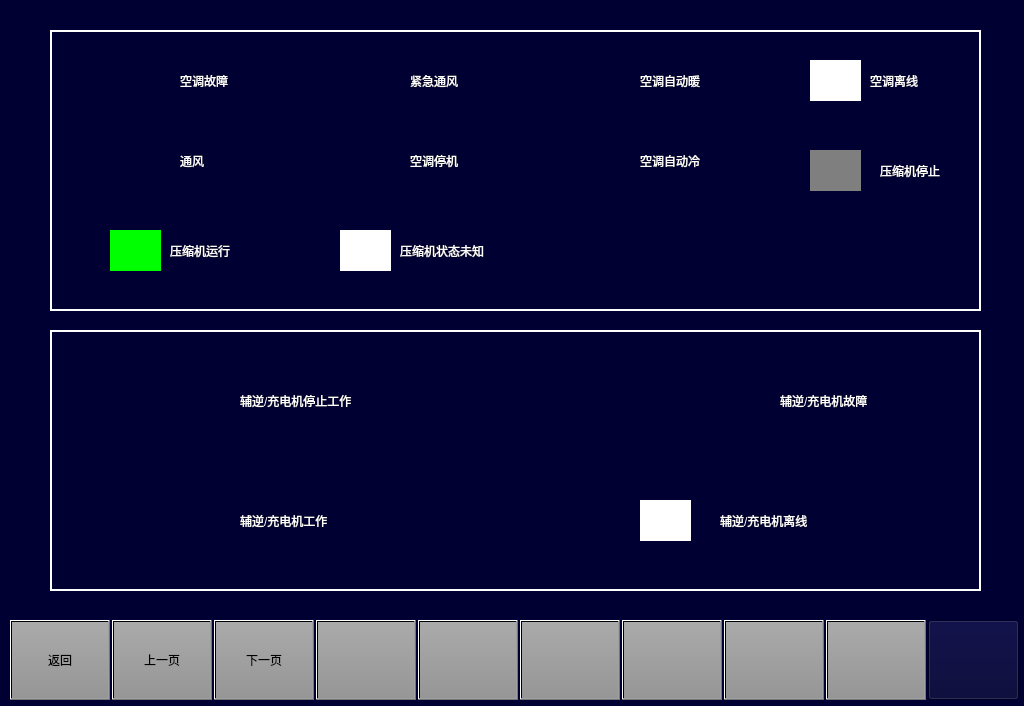
<?xml version="1.0" encoding="UTF-8"?>
<ui version="4.0">
 <class>HelpPage2</class>
 <widget class="QWidget" name="HelpPage2">
  <property name="geometry">
   <rect>
    <x>0</x>
    <y>0</y>
    <width>1024</width>
    <height>706</height>
   </rect>
  </property>
  <property name="windowTitle">
   <string>Form</string>
  </property>
  <property name="styleSheet">
   <string notr="true">background-color: rgb(0, 0, 50);</string>
  </property>
  <widget class="QPushButton" name="BTN2">
   <property name="geometry">
    <rect>
     <x>112</x>
     <y>620</y>
     <width>100</width>
     <height>80</height>
    </rect>
   </property>
   <property name="focusPolicy">
    <enum>Qt::NoFocus</enum>
   </property>
   <property name="styleSheet">
    <string notr="true">font: 20px, &quot;微软雅黑&quot;;color: black;transparent;background:qlineargradient(spread:pad,x1:0,y1:0,x2:0,y2:1,stop:0 rgba(170,170,170,255),stop:1 rgba(150,150,150,255));</string>
   </property>
   <property name="text">
    <string>上一页</string>
   </property>
  </widget>
  <widget class="QPushButton" name="BTN1">
   <property name="geometry">
    <rect>
     <x>10</x>
     <y>620</y>
     <width>100</width>
     <height>80</height>
    </rect>
   </property>
   <property name="focusPolicy">
    <enum>Qt::NoFocus</enum>
   </property>
   <property name="styleSheet">
    <string notr="true">font: 20px, &quot;微软雅黑&quot;;color: black;transparent;background:qlineargradient(spread:pad,x1:0,y1:0,x2:0,y2:1,stop:0 rgba(170,170,170,255),stop:1 rgba(150,150,150,255));</string>
   </property>
   <property name="text">
    <string>返回</string>
   </property>
  </widget>
  <widget class="QPushButton" name="BTN7">
   <property name="geometry">
    <rect>
     <x>622</x>
     <y>620</y>
     <width>100</width>
     <height>80</height>
    </rect>
   </property>
   <property name="focusPolicy">
    <enum>Qt::NoFocus</enum>
   </property>
   <property name="styleSheet">
    <string notr="true">	font: 20px, &quot;微软雅黑&quot;;
    color: black;
	transparent;background:qlineargradient(spread:pad,x1:0,y1:0,x2:0,y2:1,stop:0 rgba(170,170,170,255),stop:1 rgba(150,150,150,255));
</string>
   </property>
   <property name="text">
    <string/>
   </property>
  </widget>
  <widget class="QPushButton" name="BTN6">
   <property name="geometry">
    <rect>
     <x>520</x>
     <y>620</y>
     <width>100</width>
     <height>80</height>
    </rect>
   </property>
   <property name="focusPolicy">
    <enum>Qt::NoFocus</enum>
   </property>
   <property name="styleSheet">
    <string notr="true">	font: 20px, &quot;微软雅黑&quot;;
    color: black;
	transparent;background:qlineargradient(spread:pad,x1:0,y1:0,x2:0,y2:1,stop:0 rgba(170,170,170,255),stop:1 rgba(150,150,150,255));
</string>
   </property>
   <property name="text">
    <string/>
   </property>
  </widget>
  <widget class="QPushButton" name="BTNHome">
   <property name="geometry">
    <rect>
     <x>928</x>
     <y>620</y>
     <width>91</width>
     <height>80</height>
    </rect>
   </property>
   <property name="focusPolicy">
    <enum>Qt::NoFocus</enum>
   </property>
   <property name="styleSheet">
    <string notr="true">border-image: url(:/images/image/Home.png);</string>
   </property>
   <property name="text">
    <string/>
   </property>
  </widget>
  <widget class="QPushButton" name="BTN5">
   <property name="geometry">
    <rect>
     <x>418</x>
     <y>620</y>
     <width>100</width>
     <height>80</height>
    </rect>
   </property>
   <property name="focusPolicy">
    <enum>Qt::NoFocus</enum>
   </property>
   <property name="styleSheet">
    <string notr="true">	font: 20px, &quot;微软雅黑&quot;;
    color: black;
	transparent;background:qlineargradient(spread:pad,x1:0,y1:0,x2:0,y2:1,stop:0 rgba(170,170,170,255),stop:1 rgba(150,150,150,255));
</string>
   </property>
   <property name="text">
    <string/>
   </property>
  </widget>
  <widget class="QPushButton" name="BTN8">
   <property name="geometry">
    <rect>
     <x>724</x>
     <y>620</y>
     <width>100</width>
     <height>80</height>
    </rect>
   </property>
   <property name="focusPolicy">
    <enum>Qt::NoFocus</enum>
   </property>
   <property name="styleSheet">
    <string notr="true">	font: 20px, &quot;微软雅黑&quot;;
    color: black;
	transparent;background:qlineargradient(spread:pad,x1:0,y1:0,x2:0,y2:1,stop:0 rgba(170,170,170,255),stop:1 rgba(150,150,150,255));
</string>
   </property>
   <property name="text">
    <string/>
   </property>
  </widget>
  <widget class="QPushButton" name="BTN9">
   <property name="geometry">
    <rect>
     <x>826</x>
     <y>620</y>
     <width>100</width>
     <height>80</height>
    </rect>
   </property>
   <property name="focusPolicy">
    <enum>Qt::NoFocus</enum>
   </property>
   <property name="styleSheet">
    <string notr="true">	font: 20px, &quot;微软雅黑&quot;;
    color: black;
	transparent;background:qlineargradient(spread:pad,x1:0,y1:0,x2:0,y2:1,stop:0 rgba(170,170,170,255),stop:1 rgba(150,150,150,255));
</string>
   </property>
   <property name="text">
    <string/>
   </property>
  </widget>
  <widget class="QPushButton" name="BTN3">
   <property name="geometry">
    <rect>
     <x>214</x>
     <y>620</y>
     <width>100</width>
     <height>80</height>
    </rect>
   </property>
   <property name="focusPolicy">
    <enum>Qt::NoFocus</enum>
   </property>
   <property name="styleSheet">
    <string notr="true">	font: 20px, &quot;微软雅黑&quot;;
    color: black;
	transparent;background:qlineargradient(spread:pad,x1:0,y1:0,x2:0,y2:1,stop:0 rgba(170,170,170,255),stop:1 rgba(150,150,150,255));
</string>
   </property>
   <property name="text">
    <string>下一页</string>
   </property>
  </widget>
  <widget class="QPushButton" name="BTN4">
   <property name="geometry">
    <rect>
     <x>316</x>
     <y>620</y>
     <width>100</width>
     <height>80</height>
    </rect>
   </property>
   <property name="focusPolicy">
    <enum>Qt::NoFocus</enum>
   </property>
   <property name="styleSheet">
    <string notr="true">	font: 20px, &quot;微软雅黑&quot;;
    color: black;
	transparent;background:qlineargradient(spread:pad,x1:0,y1:0,x2:0,y2:1,stop:0 rgba(170,170,170,255),stop:1 rgba(150,150,150,255));
</string>
   </property>
   <property name="text">
    <string/>
   </property>
  </widget>
  <widget class="QLabel" name="label_5">
   <property name="geometry">
    <rect>
     <x>50</x>
     <y>30</y>
     <width>931</width>
     <height>281</height>
    </rect>
   </property>
   <property name="styleSheet">
    <string notr="true">background-color: rgb(0, 0, 50);
border:2px solid;
border-color: rgb(255, 255, 255);</string>
   </property>
   <property name="text">
    <string/>
   </property>
  </widget>
  <widget class="QLabel" name="label_13">
   <property name="geometry">
    <rect>
     <x>110</x>
     <y>60</y>
     <width>51</width>
     <height>41</height>
    </rect>
   </property>
   <property name="styleSheet">
    <string notr="true">border-image: url(:/images/image/HVACfault.png);</string>
   </property>
   <property name="text">
    <string/>
   </property>
  </widget>
  <widget class="QLabel" name="label_6">
   <property name="geometry">
    <rect>
     <x>180</x>
     <y>70</y>
     <width>151</width>
     <height>21</height>
    </rect>
   </property>
   <property name="styleSheet">
    <string notr="true">color: rgb(255, 255, 255);
font:16px &quot;微软雅黑&quot;;</string>
   </property>
   <property name="text">
    <string>空调故障</string>
   </property>
  </widget>
  <widget class="QLabel" name="label_14">
   <property name="geometry">
    <rect>
     <x>340</x>
     <y>60</y>
     <width>51</width>
     <height>41</height>
    </rect>
   </property>
   <property name="styleSheet">
    <string notr="true">border-image: url(:/images/image/HVACemven.png);</string>
   </property>
   <property name="text">
    <string/>
   </property>
  </widget>
  <widget class="QLabel" name="label_7">
   <property name="geometry">
    <rect>
     <x>410</x>
     <y>70</y>
     <width>91</width>
     <height>21</height>
    </rect>
   </property>
   <property name="styleSheet">
    <string notr="true">color: rgb(255, 255, 255);
font:16px &quot;微软雅黑&quot;;</string>
   </property>
   <property name="text">
    <string>紧急通风</string>
   </property>
  </widget>
  <widget class="QLabel" name="label_15">
   <property name="geometry">
    <rect>
     <x>810</x>
     <y>60</y>
     <width>51</width>
     <height>41</height>
    </rect>
   </property>
   <property name="styleSheet">
    <string notr="true">background-color: rgb(255, 255, 255);</string>
   </property>
   <property name="text">
    <string/>
   </property>
  </widget>
  <widget class="QLabel" name="label_8">
   <property name="geometry">
    <rect>
     <x>870</x>
     <y>70</y>
     <width>81</width>
     <height>21</height>
    </rect>
   </property>
   <property name="styleSheet">
    <string notr="true">color: rgb(255, 255, 255);
font:16px &quot;微软雅黑&quot;;</string>
   </property>
   <property name="text">
    <string>空调离线</string>
   </property>
  </widget>
  <widget class="QLabel" name="label_16">
   <property name="geometry">
    <rect>
     <x>110</x>
     <y>140</y>
     <width>51</width>
     <height>41</height>
    </rect>
   </property>
   <property name="styleSheet">
    <string notr="true">border-image: url(:/images/image/HVACven.png);</string>
   </property>
   <property name="text">
    <string/>
   </property>
  </widget>
  <widget class="QLabel" name="label_9">
   <property name="geometry">
    <rect>
     <x>180</x>
     <y>150</y>
     <width>151</width>
     <height>21</height>
    </rect>
   </property>
   <property name="styleSheet">
    <string notr="true">color: rgb(255, 255, 255);
font:16px &quot;微软雅黑&quot;;</string>
   </property>
   <property name="text">
    <string>通风</string>
   </property>
  </widget>
  <widget class="QLabel" name="label_17">
   <property name="geometry">
    <rect>
     <x>340</x>
     <y>140</y>
     <width>51</width>
     <height>41</height>
    </rect>
   </property>
   <property name="styleSheet">
    <string notr="true">border-image: url(:/images/image/HVACoff.png);</string>
   </property>
   <property name="text">
    <string/>
   </property>
  </widget>
  <widget class="QLabel" name="label_10">
   <property name="geometry">
    <rect>
     <x>410</x>
     <y>150</y>
     <width>91</width>
     <height>21</height>
    </rect>
   </property>
   <property name="styleSheet">
    <string notr="true">color: rgb(255, 255, 255);
font:16px &quot;微软雅黑&quot;;</string>
   </property>
   <property name="text">
    <string>空调停机</string>
   </property>
  </widget>
  <widget class="QLabel" name="label_18">
   <property name="geometry">
    <rect>
     <x>340</x>
     <y>230</y>
     <width>51</width>
     <height>41</height>
    </rect>
   </property>
   <property name="styleSheet">
    <string notr="true">background-color: rgb(255, 255, 255);</string>
   </property>
   <property name="text">
    <string/>
   </property>
  </widget>
  <widget class="QLabel" name="label_11">
   <property name="geometry">
    <rect>
     <x>400</x>
     <y>230</y>
     <width>141</width>
     <height>41</height>
    </rect>
   </property>
   <property name="styleSheet">
    <string notr="true">color: rgb(255, 255, 255);
font:16px &quot;微软雅黑&quot;;</string>
   </property>
   <property name="text">
    <string>压缩机状态未知</string>
   </property>
  </widget>
  <widget class="QLabel" name="label_19">
   <property name="geometry">
    <rect>
     <x>810</x>
     <y>150</y>
     <width>51</width>
     <height>41</height>
    </rect>
   </property>
   <property name="styleSheet">
    <string notr="true">background-color: rgb(127, 127, 127);</string>
   </property>
   <property name="text">
    <string/>
   </property>
  </widget>
  <widget class="QLabel" name="label_12">
   <property name="geometry">
    <rect>
     <x>880</x>
     <y>160</y>
     <width>81</width>
     <height>21</height>
    </rect>
   </property>
   <property name="styleSheet">
    <string notr="true">color: rgb(255, 255, 255);
font:16px &quot;微软雅黑&quot;;</string>
   </property>
   <property name="text">
    <string>压缩机停止</string>
   </property>
  </widget>
  <widget class="QLabel" name="label_20">
   <property name="geometry">
    <rect>
     <x>580</x>
     <y>60</y>
     <width>51</width>
     <height>41</height>
    </rect>
   </property>
   <property name="styleSheet">
    <string notr="true">border-image: url(:/images/image/HVACwarn.png);</string>
   </property>
   <property name="text">
    <string/>
   </property>
  </widget>
  <widget class="QLabel" name="label_21">
   <property name="geometry">
    <rect>
     <x>640</x>
     <y>70</y>
     <width>81</width>
     <height>21</height>
    </rect>
   </property>
   <property name="styleSheet">
    <string notr="true">color: rgb(255, 255, 255);
font:16px &quot;微软雅黑&quot;;</string>
   </property>
   <property name="text">
    <string>空调自动暖</string>
   </property>
  </widget>
  <widget class="QLabel" name="label_22">
   <property name="geometry">
    <rect>
     <x>580</x>
     <y>140</y>
     <width>51</width>
     <height>41</height>
    </rect>
   </property>
   <property name="styleSheet">
    <string notr="true">border-image: url(:/images/image/HVACCool.png);</string>
   </property>
   <property name="text">
    <string/>
   </property>
  </widget>
  <widget class="QLabel" name="label_23">
   <property name="geometry">
    <rect>
     <x>640</x>
     <y>150</y>
     <width>81</width>
     <height>21</height>
    </rect>
   </property>
   <property name="styleSheet">
    <string notr="true">color: rgb(255, 255, 255);
font:16px &quot;微软雅黑&quot;;</string>
   </property>
   <property name="text">
    <string>空调自动冷</string>
   </property>
  </widget>
  <widget class="QLabel" name="label_24">
   <property name="geometry">
    <rect>
     <x>110</x>
     <y>230</y>
     <width>51</width>
     <height>41</height>
    </rect>
   </property>
   <property name="styleSheet">
    <string notr="true">background-color: rgb(0, 255, 0);</string>
   </property>
   <property name="text">
    <string/>
   </property>
  </widget>
  <widget class="QLabel" name="label_25">
   <property name="geometry">
    <rect>
     <x>170</x>
     <y>240</y>
     <width>81</width>
     <height>21</height>
    </rect>
   </property>
   <property name="styleSheet">
    <string notr="true">color: rgb(255, 255, 255);
font:16px &quot;微软雅黑&quot;;</string>
   </property>
   <property name="text">
    <string>压缩机运行</string>
   </property>
  </widget>
  <widget class="QLabel" name="label_26">
   <property name="geometry">
    <rect>
     <x>50</x>
     <y>330</y>
     <width>931</width>
     <height>261</height>
    </rect>
   </property>
   <property name="styleSheet">
    <string notr="true">background-color: rgb(0, 0, 50);
border:2px solid;
border-color: rgb(255, 255, 255);</string>
   </property>
   <property name="text">
    <string/>
   </property>
  </widget>
  <widget class="QLabel" name="label_27">
   <property name="geometry">
    <rect>
     <x>110</x>
     <y>380</y>
     <width>51</width>
     <height>41</height>
    </rect>
   </property>
   <property name="styleSheet">
    <string notr="true">border-image: url(:/images/image/sivunknown.bmp);</string>
   </property>
   <property name="text">
    <string/>
   </property>
  </widget>
  <widget class="QLabel" name="label_28">
   <property name="geometry">
    <rect>
     <x>170</x>
     <y>380</y>
     <width>51</width>
     <height>41</height>
    </rect>
   </property>
   <property name="styleSheet">
    <string notr="true">border-image: url(:/images/image/sivunknown2.bmp);</string>
   </property>
   <property name="text">
    <string/>
   </property>
  </widget>
  <widget class="QLabel" name="label_29">
   <property name="geometry">
    <rect>
     <x>240</x>
     <y>390</y>
     <width>231</width>
     <height>21</height>
    </rect>
   </property>
   <property name="styleSheet">
    <string notr="true">color: rgb(255, 255, 255);
font:16px &quot;微软雅黑&quot;;</string>
   </property>
   <property name="text">
    <string>辅逆/充电机停止工作</string>
   </property>
  </widget>
  <widget class="QLabel" name="label_30">
   <property name="geometry">
    <rect>
     <x>640</x>
     <y>380</y>
     <width>51</width>
     <height>41</height>
    </rect>
   </property>
   <property name="styleSheet">
    <string notr="true">border-image: url(:/images/image/sivfault.bmp);</string>
   </property>
   <property name="text">
    <string/>
   </property>
  </widget>
  <widget class="QLabel" name="label_31">
   <property name="geometry">
    <rect>
     <x>700</x>
     <y>380</y>
     <width>51</width>
     <height>41</height>
    </rect>
   </property>
   <property name="styleSheet">
    <string notr="true">border-image: url(:/images/image/sivfault2.bmp);</string>
   </property>
   <property name="text">
    <string/>
   </property>
  </widget>
  <widget class="QLabel" name="label_32">
   <property name="geometry">
    <rect>
     <x>780</x>
     <y>390</y>
     <width>131</width>
     <height>21</height>
    </rect>
   </property>
   <property name="styleSheet">
    <string notr="true">color: rgb(255, 255, 255);
font:16px &quot;微软雅黑&quot;;</string>
   </property>
   <property name="text">
    <string>辅逆/充电机故障</string>
   </property>
  </widget>
  <widget class="QLabel" name="label_33">
   <property name="geometry">
    <rect>
     <x>240</x>
     <y>510</y>
     <width>171</width>
     <height>21</height>
    </rect>
   </property>
   <property name="styleSheet">
    <string notr="true">color: rgb(255, 255, 255);
font:16px &quot;微软雅黑&quot;;</string>
   </property>
   <property name="text">
    <string>辅逆/充电机工作</string>
   </property>
  </widget>
  <widget class="QLabel" name="label_34">
   <property name="geometry">
    <rect>
     <x>110</x>
     <y>500</y>
     <width>51</width>
     <height>41</height>
    </rect>
   </property>
   <property name="styleSheet">
    <string notr="true">border-image: url(:/images/image/sivrun.bmp);</string>
   </property>
   <property name="text">
    <string/>
   </property>
  </widget>
  <widget class="QLabel" name="label_35">
   <property name="geometry">
    <rect>
     <x>170</x>
     <y>500</y>
     <width>51</width>
     <height>41</height>
    </rect>
   </property>
   <property name="styleSheet">
    <string notr="true">border-image: url(:/images/image/sivrun2.bmp);</string>
   </property>
   <property name="text">
    <string/>
   </property>
  </widget>
  <widget class="QLabel" name="label_36">
   <property name="geometry">
    <rect>
     <x>720</x>
     <y>510</y>
     <width>181</width>
     <height>21</height>
    </rect>
   </property>
   <property name="styleSheet">
    <string notr="true">color: rgb(255, 255, 255);
font:16px &quot;微软雅黑&quot;;</string>
   </property>
   <property name="text">
    <string>辅逆/充电机离线</string>
   </property>
  </widget>
  <widget class="QLabel" name="label_38">
   <property name="geometry">
    <rect>
     <x>640</x>
     <y>500</y>
     <width>51</width>
     <height>41</height>
    </rect>
   </property>
   <property name="styleSheet">
    <string notr="true">background-color: rgb(255, 255, 255);</string>
   </property>
   <property name="text">
    <string/>
   </property>
  </widget>
 </widget>
 <resources/>
 <connections/>
</ui>
